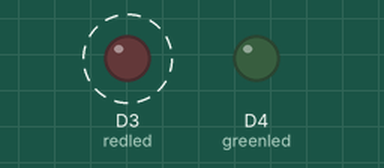
Recording of a sketch running on a simulated ESP8266 (NodeMCU). On the bench: output pins drawn as LEDs (lit = HIGH). Dashed ring = blinking.

Above: at 0.2 s.
At 5.7 s:
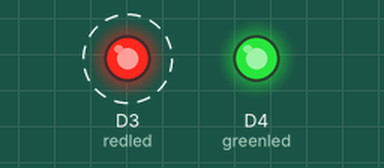
Timing chart, 0 to 6.9 s (numbered marks = the images above):
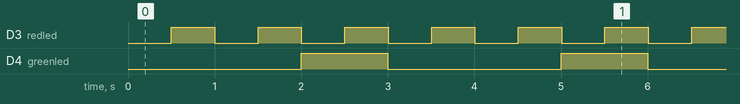

Measured:
- by itself, D3 (redled): alternates HIGH for 0.50 s and LOW for 0.50 s
- by itself, D4 (greenled): alternates HIGH for 1.0 s and LOW for 2.0 s
- by itself, everything shown: repeats every 3.0 s, in 8 steps

The sketch:

Millis_Example.ino
```cpp
/*
Example of using millis to get two LEDs blink at different interval and on time
We are not using any delays, so the code will run at full speed all the time.
The error handeling will use delay, but when input is error free, that will not be used.
*/

// Define the pins used for red and greed LED
#define redled D3
#define greenled D4

// Set the time between each blink
// Interval for Red is 0,5 second
// Interval for Green is 2 seconds
int redinterval = 500;
int greeninterval = 2000;

// For how long do you want the LED to stay on
// Must always be less or equal to interval.....
// Red will stay on for 0,5 second
// Green will stay on for 1 second
int redtime = 500;
int greentime = 1000;

// Declare variable to hold current millis
int redgetmillis;
int greengetmillis;

// Declare variabel to hold the status of each LED
boolean redon = false;
boolean greenon = false;

void setup() {
  // Define the pinmode to give output 3,3v when set to HIGH
  pinMode(redled, OUTPUT);
  pinMode(greenled, OUTPUT);

  // Be sure both are in status LOW
  digitalWrite(redled, LOW);
  digitalWrite(greenled, LOW);

  // initialize the millis counter
  redgetmillis = millis();
  greengetmillis = millis();
}

void loop() {
  // For the fun of it, lets first make an simple error handeling for blink time set longer than the interval...
  // Let the LED blink fast in an endless loop if blink time is higher than the interval
  // In this example code must be fixed and uploaded again, to correct the problem.
  // If other input is used during runtime, like serial input or a potentiometer, the code would continue when timing has been adjusted
  // Perhaps I will make an example later, how to adjust the interval and blink time, during runtime.....
  while (redinterval < redtime){
   digitalWrite(redled, HIGH);
   delay(100);
   digitalWrite(redled, LOW);
   delay(100);
  }
  while (greeninterval < greentime){
   digitalWrite(greenled, HIGH);
   delay(100);
   digitalWrite(greenled, LOW);
   delay(100);
  }

  // First we handle the red LED
  // Check if red is going to be set HIGH
  // Check if current millis ( millis() ) - redgetmillis is higher than the interval and that the red LED is off
  if ( (millis() - redgetmillis) > redinterval and redon == false ) {
    digitalWrite(redled, HIGH);
    // Let the code know red is set to HIGH
    redon = true;
  }
  // Check if red is going to be set LOW
  // Check if current millis ( millis() ) - redgetmillis + redtime is higher than the interval and that the red LED is on
  if ( (millis() - redgetmillis) > (redinterval + redtime) and redon == true ) {
    digitalWrite(redled, LOW);
    redon = false;
    // We now know the on/off has been done for the red LED, and we can reset the counter, to start over again
    redgetmillis = millis();
  }

  // Then we handle the green LED
  // Same as for the red one
  if ( (millis() - greengetmillis) > greeninterval and greenon == false ) {
    digitalWrite(greenled, HIGH);
    greenon = true;
  }
  if ( (millis() - greengetmillis) > (greeninterval + greentime) and greenon == true ) {
    digitalWrite(greenled, LOW);
    greenon = false;
    greengetmillis = millis();
  }

// End of loop, start over
}
```
